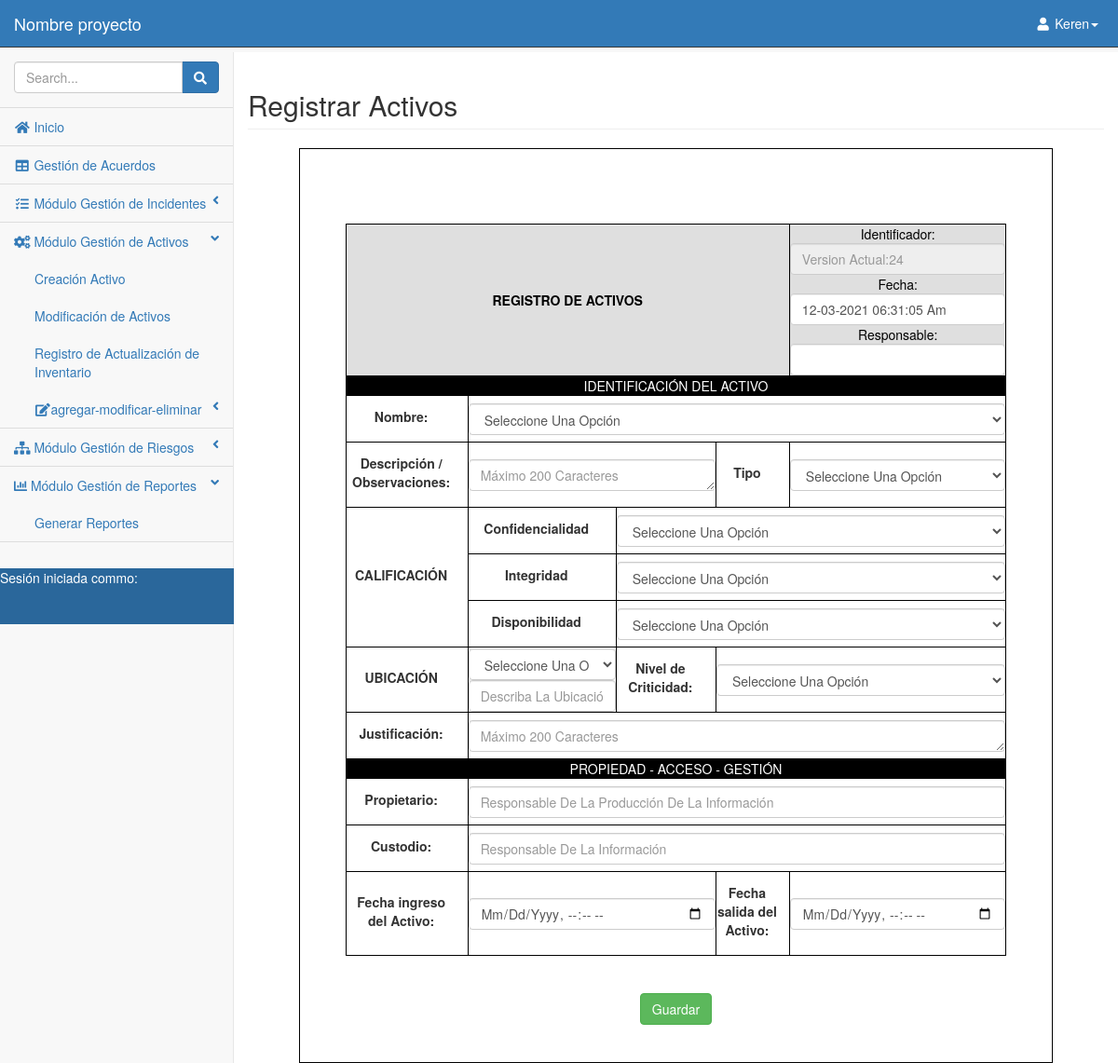
Page /pages/activo_crear.php (signed in) on the committed database.
### tables this page shows
CREATE TABLE `administrador` (
  `id_adm` int(11) NOT NULL AUTO_INCREMENT COMMENT 'primary key',
  `create_time` datetime DEFAULT NULL COMMENT 'create time',
  `update_time` datetime DEFAULT NULL COMMENT 'update time',
  `tipo_doc_adm` varchar(255) DEFAULT NULL,
  `num_id_adm` int(255) DEFAULT NULL,
  `nombre_adm` varchar(255) DEFAULT NULL,
  `apellido_adm` varchar(255) DEFAULT NULL,
  `telefono_adm` int(11) DEFAULT NULL,
  `direccion_adm` varchar(255) DEFAULT NULL,
  `correo_adm` varchar(255) DEFAULT NULL,
  `fecha_nacimiento_adm` date DEFAULT NULL,
  `nacionalidad_adm` varchar(255) DEFAULT NULL,
  `codigo_empleado_adm` varchar(255) DEFAULT NULL,
  `contraseña_adm` varchar(255) DEFAULT NULL,
  PRIMARY KEY (`id_adm`)
);

CREATE TABLE `gestion_incidente` (
  `id_in` int(11) NOT NULL AUTO_INCREMENT COMMENT 'primary key',
  `codigo_in` int(255) DEFAULT NULL,
  `responsable_in` varchar(255) DEFAULT NULL,
  `fecha_r` varchar(255) DEFAULT NULL,
  `nombre_R` varchar(255) DEFAULT NULL,
  `cargo` varchar(255) DEFAULT NULL,
  `cod_emp` varchar(255) DEFAULT NULL,
  `sede` varchar(255) DEFAULT NULL,
  `email_in` varchar(255) DEFAULT NULL,
  `categoria_in` int(255) DEFAULT NULL,
  `tipo_in` varchar(255) DEFAULT NULL,
  `estado` varchar(255) DEFAULT NULL,
  `priorizacion_in` varchar(255) DEFAULT NULL,
  `escalamiento` varchar(255) DEFAULT NULL,
  `lugar` varchar(255) DEFAULT NULL,
  `descripcion_in` varchar(255) DEFAULT NULL,
  `fecha_inc` date DEFAULT NULL,
  `causa_in` varchar(255) DEFAULT NULL,
  `impacto_in` varchar(255) DEFAULT NULL,
  `solu_in` varchar(255) DEFAULT NULL,
  `observaciones` varchar(255) DEFAULT NULL,
  `SN` varchar(255) DEFAULT NULL,
  `marca` varchar(255) DEFAULT NULL,
  `modelo` varchar(255) DEFAULT NULL,
  PRIMARY KEY (`id_in`)
);

### funciones.php (called while the page is built, shortened)
<?php
    function consulta($conexion,$consulta_sql)
    {
            $resultado=$conexion->query($consulta_sql);
        return $resultado;
    }
?>

### pages/activo_crear.php (the view, shortened to what this page needs)
<?php
    include('../funciones.php');
?>
<!DOCTYPE html>
<html lang="en">
<head>
    <link href="../css/bootstrap.min.css" rel="stylesheet">
    <link href="../css/metisMenu.min.css" rel="stylesheet">
    <link href="../css/startmin.css" rel="stylesheet">
    <link rel="stylesheet" href="../css/style.css">
    <link rel="stylesheet" href="https://use.fontawesome.com/releases/v5.8.1/css/all.css">
    <link rel="stylesheet" href="../css/datos.css">
</head>
<body>
    <?php
        $miconexion=conectar_bd("",'bd_ciberseguridad');
        $busqueda=consulta($miconexion,"SELECT * FROM administrador WHERE correo_adm ='{$_SESSION['nusuario']}'");
            $fila1 = $busqueda->fetch_object();
            $nombre=$fila1->nombre_adm;
include('../nabvar.php');
?>
<section id="acuerdo">
    <div id="page-wrapper">
        <div class="container-fluid">
                <div class="row">
                    <div class="col-lg-12">
                        <h2 class="page-header">Registrar Activos</h2>
                    </div>
                </div>
            <div class="cont-b">
            <form  id=""  method="post" action="" >
                    <center><div class="cont_inc"><br><br>
                        <div class="text_acta">
                            <br><br>
                            <table>
                                <tr class="fondo_sub2">
                                    <th colspan="5" style="text-align: center;">REGISTRO DE ACTIVOS
                                        <br>
                                    </th>
                                    <td colspan="3">  Identificador:
                                        <?php
                                            $miconexion=conectar_bd("",'bd_ciberseguridad');
                                            $guardado=consulta($miconexion,"SELECT * FROM `gestion_incidente` ");
                                            $fila = $guardado->fetch_object();
                                            $valor=$fila->id_in;
                                        ?>
                                        <input id="ident_i" name="identificador" type="text" class="form-control3" placeholder='<?php echo "version actual:".$valor; ?>' disabled>
                                        Fecha:
                                    <?php
                                    $fechaActual = date('m-d-Y h:i:s a', time());
                                    ?>
                                    <input id="fecha_r" name="fecha"  value='<?php echo "".$fechaActual ;?>' type="text" class="form-control3"  readonly="readonly">
                                     Responsable:<input id="responsable" name="responsable" type="text" class="form-control3" required>
                                    </td>
                                </tr>
                                <tr class="fondo_sub">
                                    <td colspan="6" style="text-align: center;">IDENTIFICACIÓN DEL ACTIVO </td>
                                </tr>
                                <tr>
                                    <td colspan="1"><label for="nomb_act">Nombre:</label></td>
                                    <td colspan="5">
                                        <select id="nomb_act" class="form-control3" name="nombre_act" require/>
                                            <option class="form-control" value="0"><h1>Seleccione una opción</h1></option>
                                    </td>
                                </tr>
                                <tr>
                                    <td colspan="1"><label for="desc_act">Descripción / Observaciones:</label></td>
                                    <td colspan="3">
                                        <textarea class="form-control3" id="desc_act" name="observaciones" rows="8" cols="70" placeholder="Máximo 200 caracteres" required></textarea>
                                    </td>
                                    <td colspan="1"><label for="tipo_act">Tipo</label></td>
                                    <td colspan="2">
                                         <select id="tipo_act" class="form-control3" name="tipo_activo" require/>
                                                <option class="form-control" value=""><h1>Seleccione una opción</h1></option>
                                    </td>
                                </tr>
                                <tr>
                                    <td rowspan="3"><label>CALIFICACIÓN</label></td>
                                    <td>
                                        <div class="dropdown">
                                        <label for="conf_a">Confidencialidad</label>
                                        </div>
                                    </td>
                                    <td colspan="4">
                                        <select id="conf_a"  class="form-control3"  name="confidencialidad" required>
                                                <option class="form-control" value=""><h1>Seleccione una opción</h1></option>
                                        </select>
                                    </td>
                                </tr>
                                <tr>
                                    <td>
                                    <div class="dropdown">
                                        <label for="integ_a">Integridad</label>
                                        </div>
                                        </td>
                                    <td colspan="4">
                                        <select id="integ_a"  class="form-control3"  name="integridad" required>
                                        <option class="form-control" value=""><h1>Seleccione una opción</h1></option>
                                        </select>
                                    </td>
                                </tr>
                                <tr>
                                    <td>
                                    <div class="dropdown">
                                        <label for="disp_a">Disponibilidad</label>
                                        </div>
                                    </td>
                                    <td colspan="4">
                                        <select id="disp_a"  class="form-control3"  name="disponibilidad" required>
                                        <option class="form-control" value=""><h1>Seleccione una opción</h1></option>
                                        </select>
                                    </td>
                                </tr>
                                <tr>
                                    <td colspan="1"><label for="ubi_ac">UBICACIÓN</label></td>
                                    <td colspan="2">
                                        <select id="ubi_ac" class="form-control3" name="ubicacion_act" require/>
                                            <option class="form-control" value=""><h1>Seleccione una opción</h1></option>
                                        <input id="version_i" name="descr_ubicacion_act2" type="text" class="form-control3" placeholder="Describa la ubicación del activo" required>
                                    </td>
                                    <td><label for="niv_act">Nivel de Criticidad:</label></td>
                                    <td colspan="2">
                                    <select id="niv_act" class="form-control3" name="criticidad_act" require/>
                                        <option class="form-control" value=""><h1>Seleccione una opción</h1></option>
                                    </td>
                                </tr>
                                <tr>
                                    <td colspan="1"><label for="just_act">Justificación:</label></td>
                                    <td colspan="5">
                                        <textarea class="form-control3" id="just_act" name="justificacion_act" rows="8" cols="70" placeholder="Máximo 200 caracteres" required></textarea>
                                    </td>
                                </tr>
                                <tr class="fondo_sub">
                                    <td colspan="6" style="text-align: center;">PROPIEDAD - ACCESO - GESTIÓN </td>
                                </tr>
                                <tr>
                                    <td colspan="1"><label for="prop_act">Propietario:</label></td>
                                    <td colspan="5">
                                        <input id="prop_act" name="propietario_act" type="text" class="form-control3" placeholder="Responsable de la Producción de la Información" required>
                                    </td>
                                </tr>
                                <tr>
                                    <td colspan="1"><label for="cust_act">Custodio:</label></td>
                                    <td colspan="5">
                                        <input id="cust_act" name="custodio_act" type="text" class="form-control3" placeholder="Responsable de la Información" required>
                                    </td>
                                </tr>
                                <tr>
                                    <td colspan="1"><label for="fecha_act">Fecha ingreso del Activo:</label></td>
                                    <td colspan="3">
                                        <input id="fecha_act" name="fecha_ingr_act" type="datetime-local" class="form-control3" required>
                                    </td>
                                    <td colspan="1"><label for="fecha1_act">Fecha salida del Activo:</label></td>
                                    <td colspan="2">
                                        <input id="fecha1_act" name="fecha_sali_act" type="datetime-local" class="form-control3" required>
                                    </td>
                                </tr>
                            </table>
                            <br><br>
                            <center>
                                <button type="submit" value="1" name="guardar" id="btnNuevaFactura" class="btn btn-success">Guardar</button>
                            </center>
                            <br><br>
                        </div>
                    </div></center>
                </form>
            </div>
        </div>
    </div>
</section>
<br>
<br>
</body>
</html>

### nabvar.php (shortened to what this page needs)
<nav class="navbar navbar-inverse navbar-fixed-top" role="navigation">
    <div class="navbar-header">
        <a class="navbar-brand" href="../pages/index.php">Nombre proyecto</a>
    </div>
    <ul class="nav navbar-right navbar-top-links">
        <li class="dropdown">
            <a class="dropdown-toggle" data-toggle="dropdown" href="#">
                <i class="fa fa-user fa-fw"></i> <?php echo "$nombre";?><b class="caret"></b>
            </a>
        </li>
    </ul>
<div class="sb-sidenav-menu">
    <div class="navbar-default sidebar" role="navigation">
        <div class="" style="position:relative; overflow-y: auto;   " >
        <div class="abcs" style="height: 550px; overflow: auto;">
        <ul class="nav" id="side-menu" >
                <li class="sidebar-search">
                    <div class="input-group custom-search-form">
                        <input type="text" class="form-control" placeholder="Search...">
                        <span class="input-group-btn">
                            <button class="btn btn-primary" type="button">
                                <i class="fa fa-search"></i>
                            </button>
                        </span>
                    </div>
                </li>
                <li>
                    <a href="../pages/index.php"><i class="fa fa-home fa-fw"></i> Inicio</a>
                </li>
                <li>
                    <a href="../pages/acuerdos.php"><i class="fa fa-table fa-fw"></i> Gestión de Acuerdos</a>
                </li>
                <li>
                    <a href="#"><i class="fa fa-tasks fa-fw"></i>  Módulo Gestión de Incidentes<span class="fa arrow"></span></a>
                </li>
                <li>
                    <a href="#"><i class="fa fa-cogs fa-fw"></i> Módulo Gestión de Activos  <span class="fa arrow"></span></a>
                    <ul class="nav nav-second-level">
                        <li>
                            <a href="../pages/activo_crear.php">Creación Activo</a>
                        </li>
                        <li>
                            <a href="../pages/activo_modificar.php">Modificación de Activos</a>
                        </li>
                        <li>
                            <a href="crear_activo.php">Registro de Actualización de Inventario</a>
                        </li>
                        <li>
                            <a href="#"><i class="fa fa-edit fa-fw"></i>agregar-modificar-eliminar <span class="fa arrow"></span></a>
                        </li>
                    </ul>
                </li>
                <li>
                    <a href="#"><i class="fa fa-sitemap fa-fw"></i> Módulo Gestión de Riesgos <span class="fa arrow"></span></a>
                </li>
                <li class="active">
                    <a href="#"><i class="fa fa-chart-bar"></i> Módulo Gestión de Reportes   <span class="fa arrow"></span></a>
                    <ul class="nav nav-second-level">
                        <li>
                            <a class="active" href="blank.html">Generar Reportes</a>
                        </li>
                    </ul>
                </li>
            </ul>
        </div>
    </div>
    </div>
</div>
<div class="sesion_a" >Sesión iniciada commo:</div>
</nav>

### rows in the picture
administrador: nombre_adm "Keren"
gestion_incidente: identificador "version actual:24"
